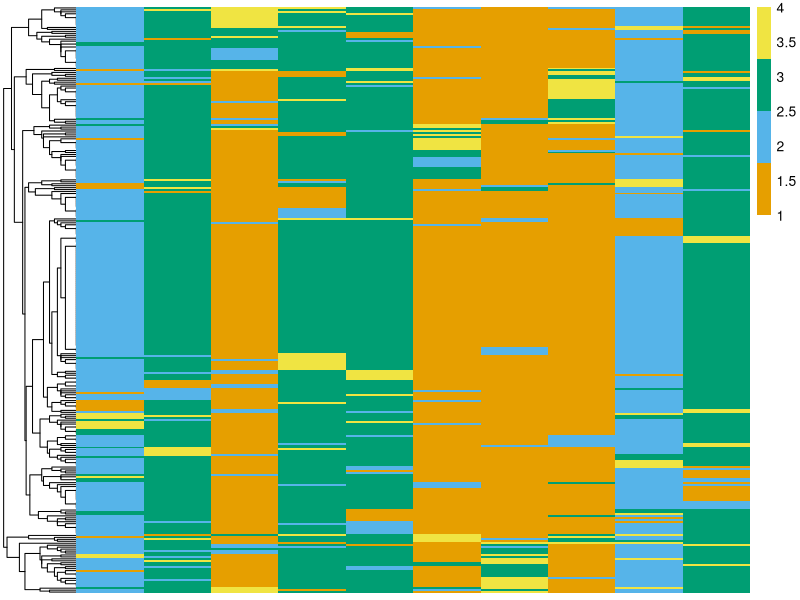

R code for this plot:
## ---- chunk 1
n <- 300 # number of DNA sequences
l <- 100 # number of nucleotides for each sequence
ml <- 10 # the length of the true motif
set.seed(5)
motif <- sample(1:4, ml, TRUE)
motif
## ---- chunk 2
x0 <- matrix(sample(1:4, n * l, TRUE),nrow=n)
z0 <- sample(l - ml + 1, n, TRUE)
for (i in seq_len(n)) {
  x0[i, z0[i] + 0:(ml-1)] <- motif
}
head(z0)
x0[1,z0[1] + 0:(ml-1)]
motif
# add more noise (20%):
noise <- .2
x0 <- matrix(
  ifelse(sample(0:1, n * l, TRUE, c(1-noise,noise)), sample(1:4, n * l, TRUE), x0),
  nrow=n)
x0[1,z0[1] + 0:(ml-1)]
## ---- chunk 3
x <- matrix(nrow=n * (l - ml + 1), ncol=ml)
for (i in seq_len(n)) {
  for (j in seq_len(l - ml + 1)) {
    x[(i-1) * (l - ml + 1) + j,] <- x0[i,j + 0:(ml-1)]
  }
}
motif_idx <- z0 + 0:(n-1) * (l - ml + 1) # the motifs
head(x[motif_idx,])
z <- numeric(length=nrow(x))
z[motif_idx] <- 1
table(z)
## ---- chunk 4
pheatmap::pheatmap(x[motif_idx,], cluster_cols=FALSE, color=palette.colors()[2:5])
## ---- chunk 5
theta0 <- matrix(runif(ml*4),ncol=ml)
theta0 <- sweep(theta0, 2, colSums(theta0), "/")
niter <- 10
